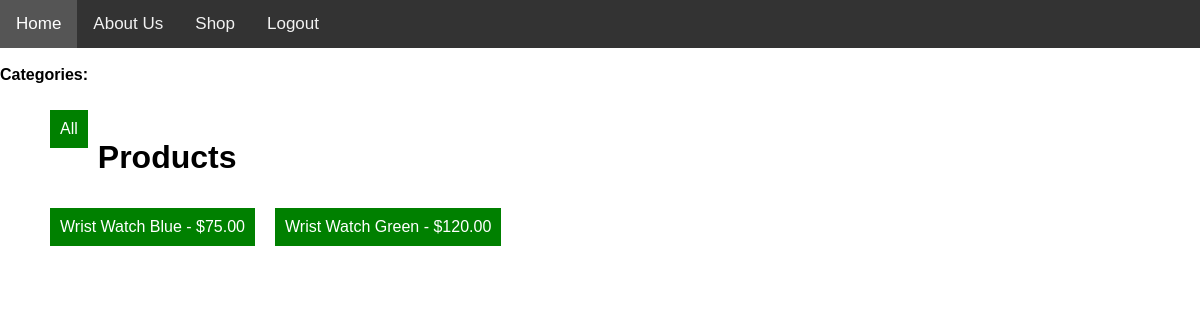
The page /shop/ on the database as committed earlier.
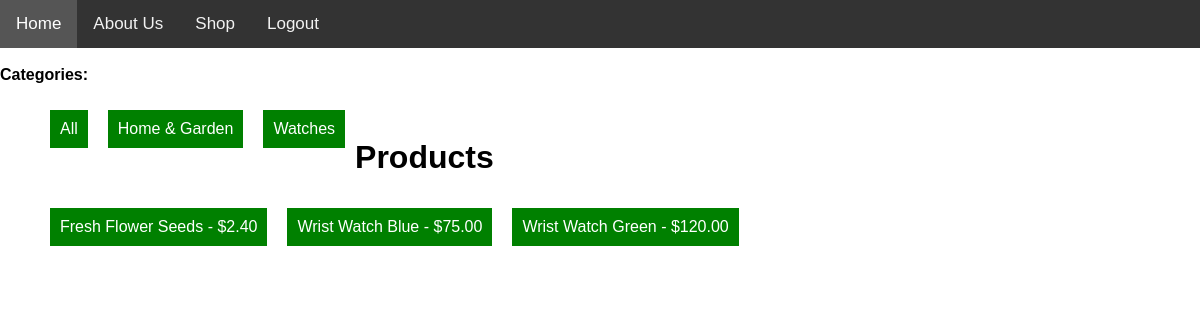
The same page on the database as committed later.
### shop/models.py (models this page shows, shortened)
class Product(models.Model):
    category = models.ForeignKey(
        Category,
        related_name='products', # Allows you to access products from a category instance (e.g., category.products.all())
        on_delete=models.CASCADE, # If a category is deleted, all its products are also deleted
        null=True,   # Allows products to initially exist without a category (useful for migration)
        blank=True   # Allows the category field to be blank in forms
    )
    name = models.CharField(max_length=200, db_index=True)
    slug = models.SlugField(max_length=200, db_index=True, unique=True)
    description = models.TextField(blank=True)
    price = models.DecimalField(max_digits=10, decimal_places=2)
    image = models.ImageField(upload_to='products/%Y/%m/%d/', blank=True, null=True) # Organizes uploads by date
    available = models.BooleanField(default=True)
    created = models.DateTimeField(auto_now_add=True) # Automatically sets creation timestamp
    updated = models.DateTimeField(auto_now=True) # Automatically updates timestamp on every save
    class Meta:
        ordering = ('name',) # Order products alphabetically by name
        indexes = [
            Index(fields=['id', 'slug']), # Composite index for ID and slug
            Index(fields=['name']),      # Index on the product name
            Index(fields=['-created']),  # Index for ordering by creation date (e.g., for "new arrivals")
        ]
    def save(self, *args, **kwargs):
        if not self.slug:
            self.slug = slugify(self.name)
        super().save(*args, **kwargs)

class Category(models.Model):
    name = models.CharField(max_length=200, db_index=True)
    slug = models.SlugField(max_length=200, unique=True)
    class Meta:
        ordering = ('name',) # Order categories alphabetically by name
        verbose_name = 'category'
        verbose_name_plural = 'categories' # Correct plural for admin display

### shop/views.py (the view)
# urls.py: path('', views.product_list, name='product_list'),
def product_list(request, category_slug=None): # <-- Added category_slug for filtering
    category = None
    categories = Category.objects.all() # <-- Fetch ALL categories here
    products = Product.objects.filter(available=True)
    if category_slug:
        category = get_object_or_404(Category, slug=category_slug)
        products = products.filter(category=category)
    return render(request, 'shop/product_list.html', {
        'category': category,
        'categories': categories, # <-- Pass categories to the template
        'products': products
    })

### shop/templates/shop/product_list.html (shortened to what this page needs)
<link rel="stylesheet" href="https://cdnjs.cloudflare.com/ajax/libs/font-awesome/4.7.0/css/font-awesome.min.css">
  <div class="topnav">
 <a href="{% url 'home' %}">Home</a>
      <a href="{% url 'page_detail' 'about-us' %}">About Us</a>
          <a href="/shop/">Shop</a>
         <a href="{% url 'logout' %}">Logout</a>
           <a href="{% url 'checkout' %}"> </a>
</div>
<div class="category-nav">
  <strong>Categories:</strong>
  <ul>
    <li class="btn-a category">
  <a href="{% url 'product_list' %}">All</a>
  {% for cat in categories %}     </li>
  <li class="btn-a  category">
    <a href="{% url 'product_list_by_category' cat.slug %}">{{ cat.name }}</a>
  </li>
  {% endfor %}
</ul>
</div>
<h1>Products </h1>
<ul>
    {% for product in products %}
    <li class="btn-a  category">
            <a href="{% url 'product_detail' product.slug %}">{{ product.name }}</a>
            - ${{ product.price }}
        </li>
    {% endfor %}
</ul>

### shop/templates/shop/product_list.html (style rules this page uses)
.topnav { overflow: hidden; background-color: #333; }
.topnav a { float: left; display: block; color: #f2f2f2; text-align: center; padding: 14px 16px; text-decoration: none; font-size: 17px; }
.btn-a { background-color:green; text-decoration:none; color: white !important; padding:10px; margin:10px; float:left; display: block; overflow: hidden; }
.category a { color: rgb(255, 255, 255); text-decoration: none !important; }

Rows that differ between the two databases and show on the page:
added Category: name "Home & Garden"
added Category: name "Watches"
added Product: name "Fresh Flower Seeds", price "2.40"
